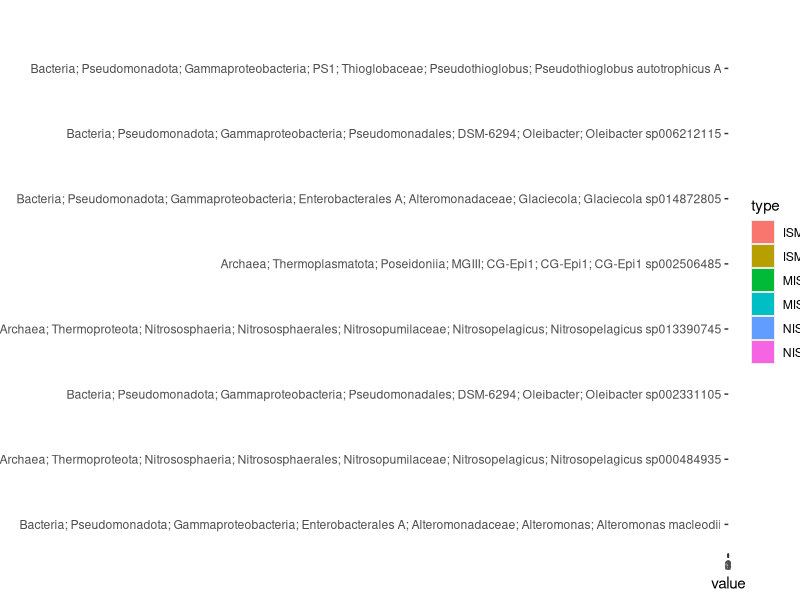
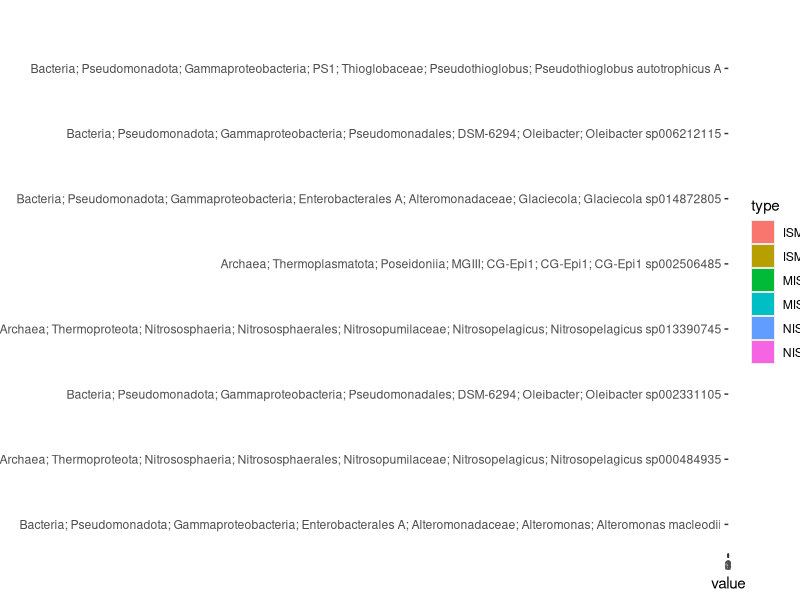

Source code (R) for these figures, in order:
# Read data
setwd("C:\\Users\\user22\\Desktop\\2024EST\\modification\\adddata\\relative_abundance\\Bar Plot Creation")

library(tidyr)
library(ggplot2)

# Import data
data <- read.csv("data.csv")

# Convert data to long format
long_data <- pivot_longer(data, 
                          cols = c("MIS1", "MIS2", "ISMF", "ISMU", "NIS1", "NIS2"), 
                          names_to = "type",
                          values_to = "value")

# Add order column
long_data$order <- seq_len(nrow(long_data))

# Arrange categories based on order column
p1 <- ggplot(long_data, aes(y = classification, x = value, fill = type, order = order)) +
  geom_bar(stat = "identity", position = "dodge") +
  scale_y_discrete(limits = long_data$classification[order(long_data$order)])

p1

ggsave('MAG_relative_abundance_MT.pdf', p1, width = 18, height = 12)